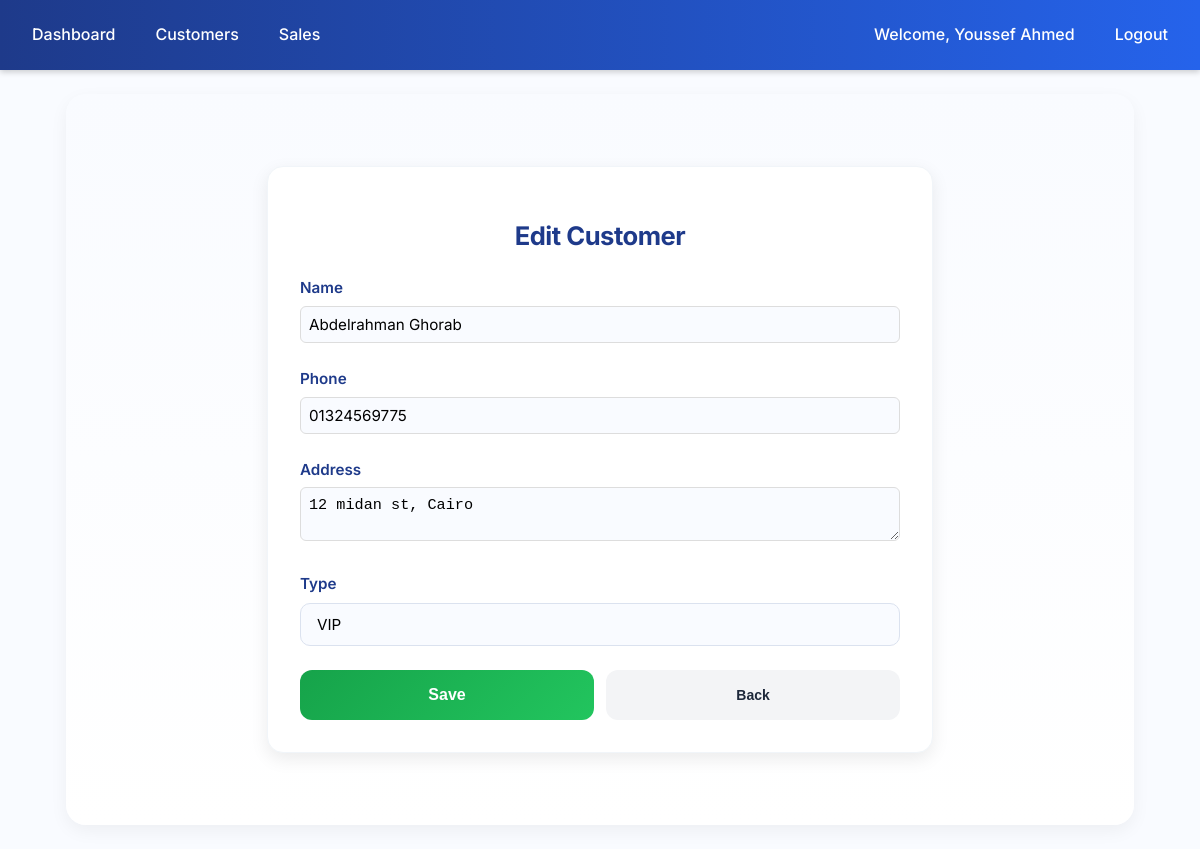
/customers/14/edit/ (signed in), run on the app's committed database.
### accounts/models.py (models this page shows, shortened)
class User(AbstractUser):
    ROLE_CHOICES = (
        ('admin', 'Admin'),
        ('manager', 'Manager'),
        ('cashier', 'Cashier'),
    )
    role = models.CharField(max_length=20, choices=ROLE_CHOICES, default='cashier')
    branch = models.ForeignKey('branches.Branch', null=True, blank=True, on_delete=models.SET_NULL)
    added_by = models.ForeignKey(
        'self', null=True, blank=True, on_delete=models.SET_NULL, related_name='added_users'
    )
    profile_image = models.ImageField(upload_to="profiles/", null=True, blank=True)

### customers/models.py (models this page shows, shortened)
class Customer(models.Model):
    CUSTOMER_TYPES = (
        ('regular', 'Regular'),
        ('vip', 'VIP'),
        ('other', 'Other'),
    )
    name = models.CharField(max_length=200)
    phone = models.CharField(
        max_length=20,
        blank=True,
        null=True,
        unique=True,
        db_index=True
    )
    address = models.TextField(blank=True, null=True)
    customer_type = models.CharField(
        max_length=20,
        choices=CUSTOMER_TYPES,
        default='regular'
    )
    branch = models.ForeignKey(
        Branch,
        null=True,
        blank=True,
        on_delete=models.SET_NULL
    )
    created_at = models.DateTimeField(auto_now_add=True)
    class Meta:
        ordering = ['name']
        verbose_name = "Customer"
        verbose_name_plural = "Customers"

### customers/views.py (the view, shortened to what this page needs)
# urls.py: path("<int:pk>/edit/", views.customer_edit, name="customer_edit"),
@login_required
def customer_edit(request, pk):
    if not is_cashier(request.user):
        return HttpResponseForbidden("Only cashiers can manage customers.")
    customer = get_object_or_404(Customer, pk=pk, branch=request.user.branch)
    return render(request, "customers/form.html", {
        "customer": customer,
        "form_title": "Edit Customer"
    })

### customers/views.py (called while the page is built)
def is_cashier(user):
    return user.is_authenticated and getattr(user, "role", None) == "cashier"

### customers/templates/customers/form.html (shortened to what this page needs)
{% extends "accounts/layout.html" %}
{% block content %}
<div class="form-card">
  <h1 class="form-title">{{ form_title|default:"Add Customer" }}</h1>
  <form method="post" class="styled-form">
    <div class="form-group">
      <label for="name">Name</label>
      <input id="name" type="text" name="name" value="{{ customer.name|default:'' }}" required>
    </div>
    <div class="form-group">
      <label for="phone">Phone</label>
      <input id="phone" type="text" name="phone" value="{{ customer.phone|default:'' }}">
    </div>
    <div class="form-group">
      <label for="address">Address</label>
      <textarea id="address" name="address">{{ customer.address|default:'' }}</textarea>
    </div>
    <div class="form-group">
      <label for="type">Type</label>
      <select id="type" name="type">
        <option value="vip" {% if customer.customer_type == "vip" %}selected{% endif %}>VIP</option>
      </select>
    </div>
    <div class="form-actions">
      <button type="submit" class="btn btn-success">Save</button>
      <button type="button" class="btn btn-secondary" onclick="window.location.href='{% url 'customers:index' %}'">Back</button>
    </div>
  </form>
</div>
{% endblock %}

### accounts/templates/accounts/layout.html (shortened to what this page needs)
{% load static %}
<!DOCTYPE html>
<html lang="en">
<head>
    <link rel="stylesheet" href="{% static 'css/styles.css' %}">
    <link rel="stylesheet" href="https://cdn.jsdelivr.net/npm/bootstrap-icons@1.11.1/font/bootstrap-icons.css">
</head>
<body>
    {% if user.is_authenticated and request.resolver_match.url_name != "login" %}
        <nav class="navbar">
            <a href="{% url 'accounts:dashboard' %}">Dashboard</a>
            {% if user.is_superuser %}
                <a href="{% url 'accounts:manage_users' %}">Manage Users</a>
                <a href="{% url 'branches:index' %}">Branches</a>
                <a href="{% url 'inventory:index' %}">Inventory</a>
                <a href="{% url 'inventory:supplier_list' %}?branch={{ user.branch.id }}">Suppliers</a>
            {% elif user.role == "manager" %}
                <a href="{% url 'reports:dashboard' %}?branch={{ user.branch.id }}">Reports</a>
            {% elif user.role == "cashier" %}
                <a href="{% url 'customers:index' %}?branch={{ user.branch.id }}">Customers</a>
                <a href="{% url 'sales:pos' %}?branch={{ user.branch.id }}">Sales</a>
            {% endif %}
            <span class="navbar-text" style="margin-left: auto;">
                <a href="{% url 'accounts:profile' %}">Welcome, {{ user.get_full_name|default:user.username }}</a>
            </span>
            <a href="{% url 'accounts:logout' %}">Logout</a>
        </nav>
    {% endif %}
    <main class="container">
        {% block content %}{% endblock %}
    </main>
</body>
</html>

### data on the page
User: get_full_name "Youssef Ahmed"
Customer: name "Abdelrahman Ghorab", phone "01324569775", address "12 midan st, Cairo", type "VIP"
